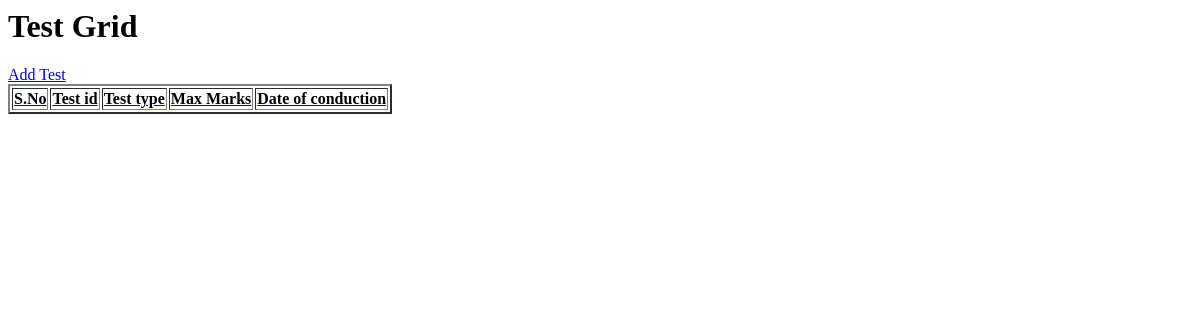
Page /users/show_tests/ on the earlier database version.
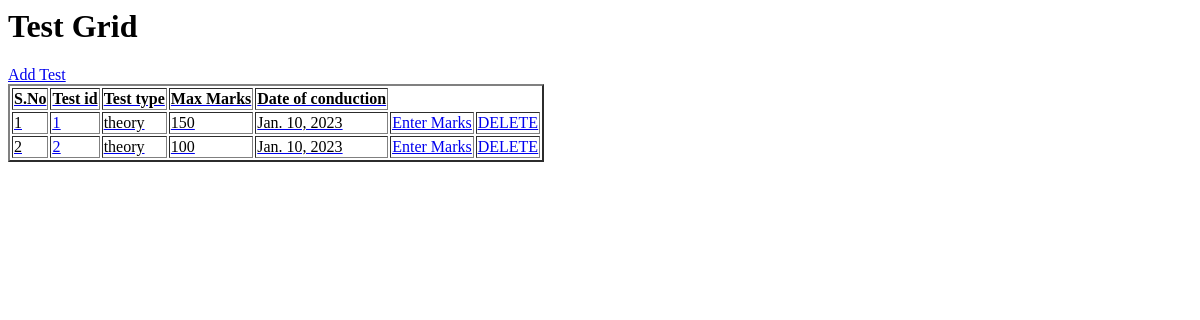
Same page on the later database version.
### users/models.py (models this page shows)
class TestType(models.Model):
    test_id = models.CharField(max_length = 50, unique = True)
    test_type = models.CharField(max_length = 50)
    max_marks = models.PositiveIntegerField()
    date_of_conduction = models.DateField()

### users/mark_view.py (the view)
# urls.py: path('show_tests/',mark_view.show_tests, name = 'show_tests'),
def show_tests(request):
    tests = TestType.objects.all().values()
    template = loader.get_template('./test/test_grid.html')
    context = {
        'tests' : tests,
    }
    print("hello")
    print(context['tests'])
    return HttpResponse(template.render(context,request))

### users/templates/test/test_grid.html (shortened to what this page needs)
<h1> Test Grid </h1>
<a href = "/users/enter_test_details/">Add Test
<table border='2'>
    <tr>
        <th>S.No</th>
        <th>Test id</th>
        <th>Test type</th>
        <th>Max Marks</th>
        <th>Date of conduction</th>
    </tr>
	{% for x in tests %}
	<tr>
        <td>{{forloop.counter}}</td>
        <td><a href = "/users/update_test_details/{{x.test_id}}">{{x.test_id}}</a></td>
        <td>{{x.test_type}}</a></td>
		<td>{{x.max_marks}}</td>
		<td>{{x.date_of_conduction}}</td>
        <td><a href = "/users/enter_marks_for_all_new/{{x.test_id}}">Enter Marks</td>
        <td><a href = "/users/delete_test_details/{{x.test_id}}">DELETE</a></td>
	</tr>
	{% endfor %}
</table>

Differences in the rows shown:
added TestType: test_id "1", test_type "theory", max_marks "150", date_of_conduction "Jan. 10, 2023"
added TestType: test_id "2", test_type "theory", max_marks "100", date_of_conduction "Jan. 10, 2023"
